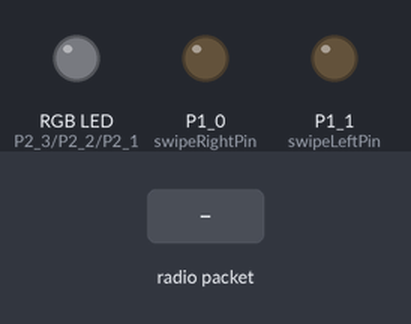
Simulated run of this sketch. Board: TI MSP430 LaunchPad. Shown: an RGB LED mixed from three pins (HIGH = lit), output pins drawn as LEDs (lit = HIGH). The test bench sets the inputs (shaded band). No radio packets arrive unless stated.

Above: at 4.8 s.
4.9 s: radio packet "0" arrives
At 5.4 s:
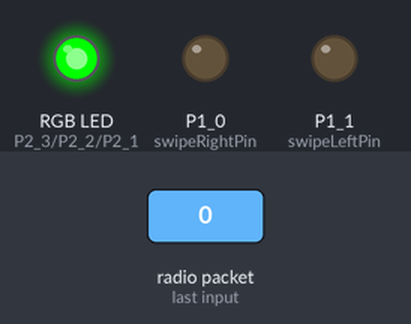
6.4 s: radio packet "1" arrives
At 7.6 s:
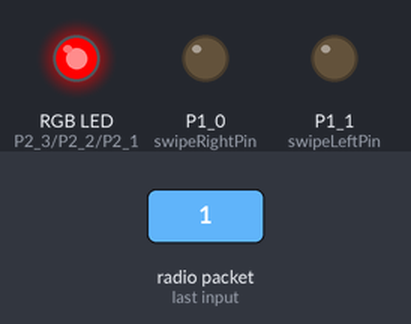
7.9 s: radio packet "2" arrives
At 8.2 s:
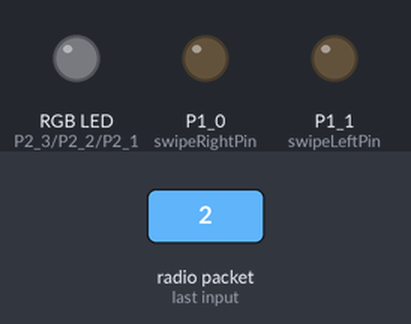
Timing chart, 0 to 10.9 s (numbered marks = the images above; inputs shaded):
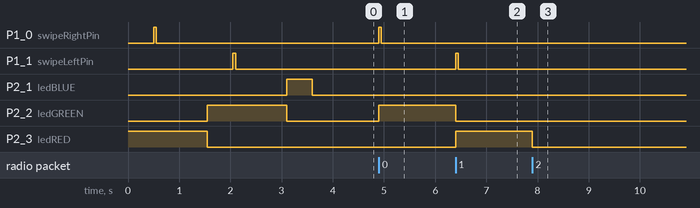

Measured:
- after the input at 4.9 s, P1_0 (swipeRightPin): LOW → HIGH at once, → LOW 0.05 s later; P2_2 (ledGREEN): LOW → HIGH at once
- after the input at 6.4 s, P1_1 (swipeLeftPin): LOW → HIGH at once, → LOW 0.05 s later; P2_2 (ledGREEN): HIGH → LOW at once; P2_3 (ledRED): LOW → HIGH at once
- after the input at 7.9 s, P2_3 (ledRED): HIGH → LOW at once

The sketch:

receive_RF.ino
```cpp
//receive_RF.ino
//Program to control swipe and tilt servos using RF communication with the remote controller for the B.A.T.T. page turning subsystem
//Written by: Andrew Deering
//Trinity University, Engineering Science, Spring 2023

//Libraries
#include "VirtualWire.h"     //from: http://www.airspayce.com/mikem/arduino/VirtualWire/

//      Variables
//RGB LED PWM pins on the Arduino UNO
const int ledRED = 11;
const int ledGREEN = 10;
const int ledBLUE = 9;

const int swipeLeftPin = 3; //Digital pin connected to the arduino nano driving the servos
const int swipeRightPin = 2; //Digital pin connected to the arduino nano driving the servos
const int datain = 14;  //Data input pin connected to the RF receiver

void setColor(int redValue, int greenValue, int blueValue) {
  analogWrite(ledRED, redValue);
  analogWrite(ledGREEN, greenValue);
  analogWrite(ledBLUE, blueValue);
}

void swipeLeft() {
  digitalWrite(swipeLeftPin, HIGH);
  digitalWrite(swipeRightPin, LOW);
  delay(50);
  digitalWrite(swipeLeftPin, LOW);
  delay(1000);
}

void swipeRight() {
  digitalWrite(swipeLeftPin, LOW);
  digitalWrite(swipeRightPin, HIGH);
  delay(50);
  digitalWrite(swipeRightPin, LOW);
  delay(1000);
}

void runTests() {  //Automatically runs the page turner prototype testing
  delay(2000);
  for (int i = 0; i < 20; ++i) {
    setColor(0,0,255);
    swipeLeft();
    setColor(0,0,0);
    delay(500);
  }
  delay(1000);
  setColor(0,0,255);
  delay(200);
  setColor(0,0,0);
  delay(200);
  setColor(0,0,255);
  delay(200);
  setColor(0,0,0);
  delay(200);
  setColor(0,0,255);
  delay(200);
  setColor(0,0,0);
  delay(1000);

  for (int i = 0; i < 20; ++i) {
    setColor(0,0,255);
    swipeRight();
    setColor(0,0,0);
    delay(500);
  }
  int i = 0;
  while (i == 0) {
    setColor(0,0,255);
  }
}

void setup() {
  Serial.begin(9600);  //starting serial communication, use for debugging

  //configuring LED pins as output and turning it off
  pinMode(ledRED, OUTPUT);
  pinMode(ledGREEN, OUTPUT);
  pinMode(ledBLUE, OUTPUT);
  pinMode(swipeLeftPin, OUTPUT);
  pinMode(swipeRightPin, OUTPUT);

   //LED color testing
  setColor(255, 0, 0); //red
  delay(500);
  swipeRight();
  setColor(0, 255, 0); //green
  delay(500);
  swipeLeft();
  setColor(0, 0, 255); //blue
  delay(500);
  setColor(0,0,0);

  //RF Communication setup
  vw_set_ptt_inverted(true);
  vw_set_rx_pin(datain);
  vw_setup(2000);
  vw_rx_start();
}

void loop() {
  //**FOR PAGE TURNER TESTING: UNCOMMENT THE NEXT LINE AND COMMENT OUT EVERYTHING ELSE IN THE LOOP**
  //runTests();

  //**FOR SERIAL BASED PAGE TURNER TESTING: UNCOMMENT THE NEXT LINE AND COMMENT OUT EVERYTHING ELSE IN THE LOOP**
  //serialMovement();

  //parsing RF message

  uint8_t buf[VW_MAX_MESSAGE_LEN];      //Buffer containing the RF message
  uint8_t buflen = VW_MAX_MESSAGE_LEN;  //Message buffer length

  if (vw_get_message(buf, &buflen)) {
    //Serial.println(buf[0]);  //prints first buffer character to serial monitor, useful for debugging
    if (buf[0] == '0') {   // Number 1 means turn page forward
      //Serial.println("forward");  //prints first buffer character to serial monitor, useful for debugging
      setColor(0,255,0);
      swipeRight();        //turn page forward
    }
    if (buf[0] == '1') {  //Number 2 means turn page backward
      //Serial.println("backward");  //prints first buffer character to serial monitor, useful for debugging
      setColor(255,0,0);
      swipeLeft();        //turn page backward
    }
    if (buf[0] == '2') {  //Number 0 means no page turning
      setColor(0, 0, 0);  //turn off led
    }
  }
}
```
